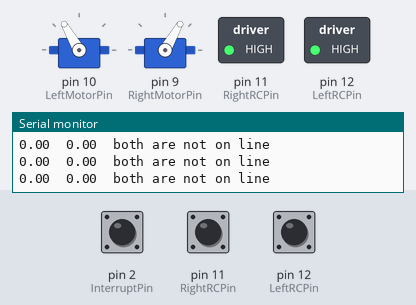
A sketch run on a simulated Arduino Uno, built with avr-gcc and run on an emulated ATmega328P. On the bench: 2 × servo, switched loads named in the sketch (green lamp = pin HIGH), the last lines printed to the serial monitor. The test bench sets the inputs (shaded band); at power-on: pin 11 (RightRCPin) LOW, pin 2 (InterruptPin) HIGH, pin 12 (LeftRCPin) LOW.

Above: at 1.2 s.
1.3 s: pin 11 (RightRCPin) pulled HIGH for 0.15 s
4.4 s: pin 2 (InterruptPin) pulled LOW for 3.2 s
At 7.7 s:
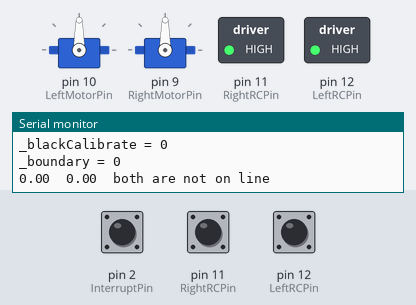
9.1 s: pin 2 (InterruptPin) pulsed LOW 5 times (0.12 s each, 0.3 s apart)
At 11.6 s:
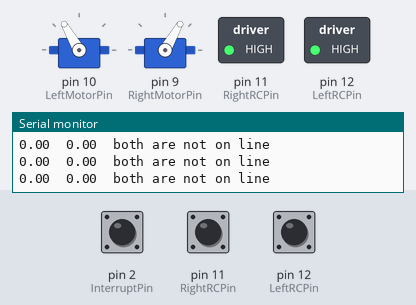
13.6 s: pin 12 (LeftRCPin) pulled HIGH for 3.2 s
18.6 s: pin 11 (RightRCPin) pulled HIGH for 1 s
21.4 s: pin 2 (InterruptPin) pulled LOW for 0.15 s
At 22.4 s:
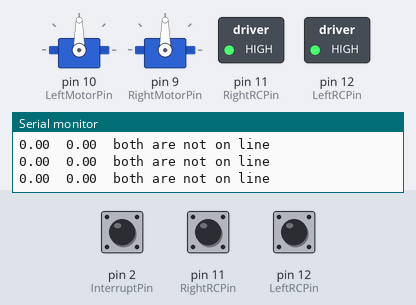
Timing chart, 0 to 24.0 s (numbered marks = the images above; inputs shaded):
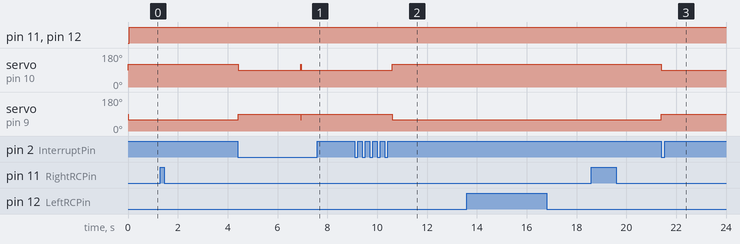

Measured:
- after the input at 4.4 s, servo on pin 10 (LeftMotorPin): 120° → 90° at once; servo on pin 9 (RightMotorPin): 60° → 90° at once
- after the input at 9.1 s, servo on pin 10 (LeftMotorPin): 90° → 120° after 1.5 s; servo on pin 9 (RightMotorPin): 90° → 60° after 1.5 s
- after the input at 21.4 s, servo on pin 10 (LeftMotorPin): 120° → 90° at once; servo on pin 9 (RightMotorPin): 60° → 90° at once

The sketch:

CirclingCar.ino
```cpp
#include <Servo.h>
#include "CarManager.h"

CarManager * carManager;

void setup()
{
   // Set sensorPin for leftRC, rightRC, leftMotor, rightMotor, respectively
   Serial.begin(9600);
   pinMode(InterruptPin, INPUT_PULLUP);
   pinMode(InterruptPin2, INPUT_PULLUP);
   carManager = new CarManager(LeftRCPin, RightRCPin, LeftMotorPin, RightMotorPin);

   // attachInterrupt(InterruptNumber, interruptServiceRoutine, TriggerMode);
   // attachInterrupt(InterruptNumber2, interruptServiceRoutineSecond, TriggerMode);
}

void loop()
{
   carManager->start();
   // Serial.println(RCtime(12));
   // delay(10);
}

void interruptServiceRoutine(){
   Serial.println("interruptServiceRoutine");
   carManager->RCBoundaryCalibration();
}

void interruptServiceRoutineSecond(){
   carManager->_startFlag = !carManager->_startFlag;

}

long RCtime(int sensPin){
   long result = 0;
   pinMode(sensPin, OUTPUT);       // make pin OUTPUT
   digitalWrite(sensPin, HIGH);    // make pin HIGH to discharge capacitor - study the schematic
   delay(1);                       // wait a  ms to make sure cap is discharged

   pinMode(sensPin, INPUT);        // turn pin into an input and time till pin goes low
   digitalWrite(sensPin, LOW);     // turn pullups off - or it won't work
   while(digitalRead(sensPin)){    // wait for pin to go low
      result++;
   }

   return result;                   // report results
}
```

CarManager.cpp
```cpp
#include "CarManager.h"

CarManager::CarManager(int leftRCPin, int rightRCPin, int leftMotorPin, int rightMotorPin){
   _leftMotor = new MotorManager(leftMotorPin);
   _rightMotor = new MotorManager(rightMotorPin);
   _leftRC = new RCManager(leftRCPin);
   _rightRC = new RCManager(rightRCPin);
   _isLeftOnLine = false;
   _isRightOnLine = false;
   _startFlag = true;
}

void CarManager::start(){
   // Serial.println("start : first line");
   // Serial.print("Test for RC Module:");
   // Serial.println(_leftRC->RCtime(12));
   if (_startFlag == false){
      _rightMotor->stop();
      _leftMotor->stop();
      return;
   }
   // Serial.println("start : after _startFlag");

   if (digitalRead(InterruptPin) == LOW){
      // Serial.println("InterruptPin pushed");
      RCBoundaryCalibration();
   }

   // Serial.println("InterruptPin not pushed");

   // Read from RCMangager

   // Change Motor according to RC
   // _leftMotor->drive(LeftVelocity);
   // _rightMotor->drive(RightVelocity);
   // _leftMotor->stop();
   // _rightMotor->stop();

   if(_leftRC->isOnLine()){ // Modify toward left when left on line
      _rightMotor->drive(RightVelocity);
      _leftMotor->stop();
      Serial.println();
      Serial.println("left is on line");
   } else if(_rightRC->isOnLine()){ // Modify toward right when right on line
      _leftMotor->drive(LeftVelocity);
      _rightMotor->stop();
      Serial.println();
      Serial.println("right is on line");
   } else {   // Go Forward
      _leftMotor->drive(LeftVelocity);
      _rightMotor->drive(RightVelocity);
      Serial.println("both are not on line");
   }

}

void CarManager::RCBoundaryCalibration(){
   _rightMotor->stop();
   _leftMotor->stop();
   delay(1000);
   while(digitalRead(InterruptPin) == HIGH);
   Serial.println("Before Left White Calibration");
   _leftRC->calibrateWhite();
   Serial.println("Before Right White Calibration");
   _rightRC->calibrateWhite();
   delay(1000);
   while(digitalRead(InterruptPin) == HIGH);
   Serial.println("Before Left Black Calibration");
   _leftRC->calibrateBlack();
   Serial.println("Before Right Black Calibration");
   _rightRC->calibrateBlack();
}
```

CarManager.h
```cpp
#ifndef CAR_MANAGER
#define CAR_MANAGER

#include <Arduino.h>
#include "MotorManager.h"
#include "RCManager.h"
#include "macro.h"

class CarManager
{
public:
   CarManager(int leftRCPin, int rightRCPin, int leftMotorPin, int rightMotorPin);
   ~CarManager();

   bool _startFlag;
   void start();
   void RCBoundaryCalibration();
private:
   MotorManager *_leftMotor, *_rightMotor;
   RCManager *_leftRC, *_rightRC;
   bool _isLeftOnLine, _isRightOnLine;
};

#endif
```

MotorManager.cpp
```cpp
#include "MotorManager.h"

MotorManager::MotorManager(int pin){
   _stop_position = 90;
   _servo.attach(pin);
}

void MotorManager::drive(int velocity){
   _servo.write(_stop_position - velocity);
   // delay(20);
}

void MotorManager::stop(){
   _servo.write(_stop_position);
   // delay(20);
}
```

MotorManager.h
```cpp
#ifndef MOTOR_MANAGER
#define MOTOR_MANAGER

#include <Arduino.h>
#include <Servo.h>
#include "macro.h"

class MotorManager
{
public:
   MotorManager(int pin);
   ~MotorManager();

   void drive(int velocity);
   void stop();
private:
   int _stop_position;
   Servo _servo;
};

#endif
```

RCManager.cpp
```cpp
#include "RCManager.h"

RCManager::RCManager()
   :_sensorPin(2), _boundary(0), _whiteCalibrate(0), _blackCalibrate(0){}

RCManager::RCManager(int sensorPin)
   :_sensorPin(sensorPin), _boundary(0), _whiteCalibrate(0), _blackCalibrate(0){
   _samples = new RunningMedian(SIZE_OF_IR_MEDIAN_FILTER);
}

RCManager::~RCManager(){
   _sensorPin = 0;
   delete _samples;
}

long RCManager::RCtime(int sensorPin){
   long result = 0;
   pinMode(sensorPin, OUTPUT);       // make pin OUTPUT
   digitalWrite(sensorPin, HIGH);    // make pin HIGH to discharge capacitor - study the schematic
   delay(1);                       // wait a  ms to make sure cap is discharged

   pinMode(sensorPin, INPUT);        // turn pin into an input and time till pin goes low
   digitalWrite(sensorPin, LOW);     // turn pullups off - or it won't work
   while(digitalRead(sensorPin)){    // wait for pin to go low
      result++;
   }

   return result;                   // report results
}

bool RCManager::isOnLine(){
   _samples->clear();
   for (int i = 0; i < SIZE_OF_IR_MEDIAN_FILTER; ++i){
      _samples->add(RCtime(_sensorPin));
   }
   Serial.print(_samples->getMedian());
   Serial.print("  ");

   return _samples->getMedian() > _boundary;
}

void RCManager::calibrateWhite(){
   // long bigResult = 0;
   // int T = 30;
   // while(T--){
   //    bigResult += RCtime();
   //    Serial.println(RCtime());
   // }
   // _whiteCalibrate = bigResult / 30;
   // Serial.println(_whiteCalibrate);
   _samples->clear();
   for (int i = 0; i < SIZE_OF_IR_CALI_MEDIAN_FILTER; ++i){
      long rcTime = RCtime(_sensorPin);
      Serial.println(rcTime);
      _samples->add(rcTime);
   }
   _whiteCalibrate = (long) _samples->getMedian();
   Serial.print("_whiteCalibrate = ");
   Serial.println(_whiteCalibrate);
}

void RCManager::calibrateBlack(){
   // long bigResult = 0;
   // int T = 30;
   // while(T--){
   //    bigResult += RCtime();
   // }
   // _blackCalibrate = bigResult / 30;

   _samples->clear();
   for (int i = 0; i < SIZE_OF_IR_CALI_MEDIAN_FILTER; ++i){
      long rcTime = RCtime(_sensorPin);
      Serial.println(rcTime);
      _samples->add(rcTime);
   }
   _blackCalibrate = (long) _samples->getMedian();
   Serial.print("_blackCalibrate = ");
   Serial.println(_blackCalibrate);

   _boundary = (_whiteCalibrate + _blackCalibrate) / 2;
   Serial.print("_boundary = ");
   Serial.println(_boundary);
}
```

RCManager.h
```cpp
#ifndef RC_MANAGER
#define RC_MANAGER

#include <Arduino.h>
#include <RunningMedian.h>
#include "macro.h"

class RCManager
{
public:
   RCManager();
   RCManager(int sensorPin);
   ~RCManager();
   long RCtime(int sensorPin);
   void calibrateWhite();
   void calibrateBlack();
   bool isOnLine();
private:
   int _sensorPin;
   long _boundary, _whiteCalibrate, _blackCalibrate;
   RunningMedian * _samples;
};

#endif
```

macro.h
```cpp
#ifndef MACRO_H
#define MACRO_H

#define LeftRCPin 12
#define RightRCPin 11
#define LeftMotorPin 10
#define RightMotorPin 9
#define LeftVelocity -30
#define RightVelocity 30
#define TriggerMode FALLING
#define InterruptNumber 0
#define InterruptNumber2 1
#define InterruptPin 2
#define InterruptPin2 3

#define SIZE_OF_IR_CALI_MEDIAN_FILTER 30
#define SIZE_OF_IR_MEDIAN_FILTER 5

#endif
```
